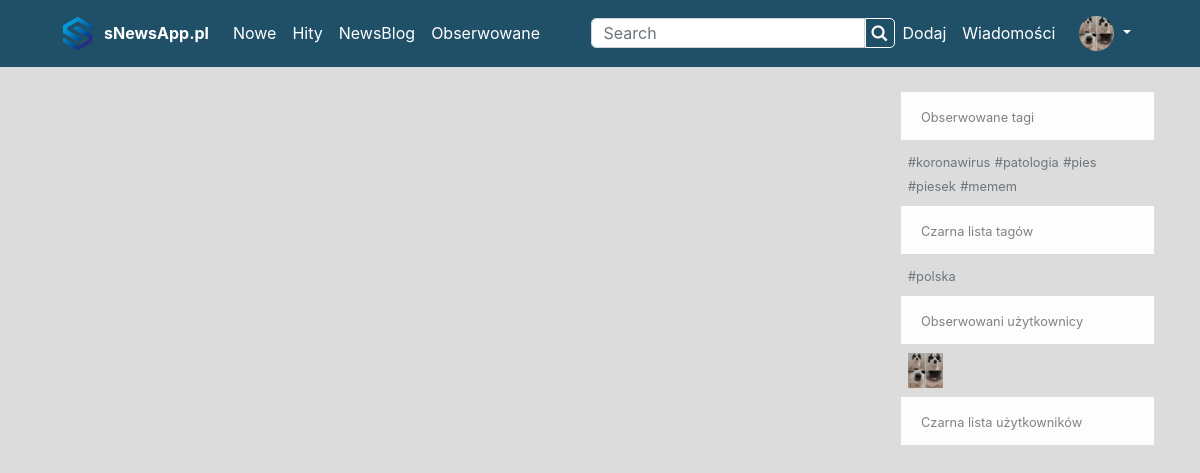
The page /obserwowane/ (signed in) on the database its author committed.
### user/models.py (models this page shows)
class User(AbstractUser):
    class Genders(models.IntegerChoices):
        WOMEN = 0, 'Kobieta'
        MEN = 1, 'Mężczyza'
        NONE = 2, 'Niwuadu'
    bio = models.TextField(max_length=500, blank=True)
    location = models.CharField(max_length=30, blank=True)
    birth_date = models.DateField(null=True, blank=True)
    avatar = models.ImageField(blank=True, max_length=None, default='user.png', upload_to=upload_location)
    background = models.ImageField(blank=True, null=True, max_length=None, upload_to=upload_location)
    gender = models.IntegerField(choices=Genders.choices, blank=True, null=True)
    facebook = models.CharField(max_length=500, blank=True)
    twitter = models.CharField(max_length=500, blank=True)
    ig = models.CharField(max_length=500, blank=True)
    public_email = models.EmailField(max_length=500, blank=True)
    user_page = models.CharField(max_length=500, blank=True)

### subscribe/models.py (models this page shows)
class Subscribe(models.Model):
    class Type(models.TextChoices):
        SUB = 'sub', 'Sub'
        BLOCK = 'block', 'Block'
    owner = models.ForeignKey(User, on_delete=models.CASCADE)
    type = models.CharField(max_length=5, choices=Type.choices)
    user = models.ForeignKey(User, on_delete=models.CASCADE, related_name='subscriptions', null=True, blank=True)
    tag = models.ForeignKey(Tag, on_delete=models.CASCADE, related_name='tag_subscriptions', null=True, blank=True)
    post = models.ForeignKey(Post, on_delete=models.CASCADE, related_name='favourite_posts', null=True, blank=True)
    micro_post = models.ForeignKey(MicroPost, on_delete=models.CASCADE, related_name='liked_micro_posts', null=True,
                                   blank=True)

### tag/models.py (models this page shows, shortened)
class Tag(models.Model):
    word = models.CharField(max_length=255)

### blog/views.py (the view)
# urls.py: path('obserwowane/',subscribed_content, name='subscribed_content'),
def subscribed_content(request):
    template = 'blog/subscribe_posts.html'
    sub_tags = Subscribe.objects.filter(owner=request.user, tag__isnull=False, type=Subscribe.Type.SUB)
    blocked_tags = Subscribe.objects.filter(owner=request.user, tag__isnull=False, type=Subscribe.Type.BLOCK)
    sub_users = Subscribe.objects.filter(owner=request.user, user__isnull=False, type=Subscribe.Type.SUB)
    blocked_users = Subscribe.objects.filter(owner=request.user, user__isnull=False, type=Subscribe.Type.BLOCK)
    fav_posts = Subscribe.objects.filter(owner=request.user, post__isnull=False, type=Subscribe.Type.SUB)
    context = {
        'sub_tags': sub_tags,
        'blocked_tags': blocked_tags,
        'sub_users': sub_users,
        'blocked_users': blocked_users,
        'fav_posts': fav_posts,
    }
    return render(request, template, context)

### templates/blog/subscribe_posts.html (shortened to what this page needs)
{% extends "blog/base.html" %}
{% block content %}
    <div class="row">
        <div class="col-12 col-lg-9 mt-2">
        </div>
        <div class="side-section col-3 mt-2">
            <div class="row mt-2">
                <div class="col-12">
                    <p class="list-group-item list-group-item-light m-0">
                        <small>Obserwowane tagi</small>
                    </p>
                    <div class="list-group">
                        <div class="text-muted p-2">
                            {% for sub_tag in sub_tags %}
                                <a href="{% url 'tag_stats' slug=sub_tag.tag.word %}"
                                   class="text-muted"><small>#{{ sub_tag.tag.word }}</small></a>
                            {% endfor %}
                        </div>
                    </div>
                </div>
                <div class="col-12">
                    <p class="list-group-item list-group-item-light m-0">
                        <small>Czarna lista tagów</small>
                    </p>
                    <div class="list-group">
                        <div class="text-muted p-2">
                            {% for sub_b_tag in blocked_tags %}
                                <a href="{% url 'tag_stats' slug=sub_b_tag.tag.word %}"
                                   class="text-muted"><small>#{{ sub_b_tag.tag.word }}</small></a>
                            {% endfor %}
                        </div>
                    </div>
                </div>
                <div class="col-12">
                    <p class="list-group-item list-group-item-light m-0">
                        <small>Obserwowani użytkownicy</small>
                    </p>
                    <div class="list-group">
                        <div class="text-muted p-2">
                            {% for sub_user in sub_users %}
                                 <a href="{% url 'profile' pk=sub_user.user.id %}"
                                       class="white-font"><img src="{{ sub_user.user.avatar.url }}" alt="avatar" class="header-account-img"></a>
                            {% endfor %}
                        </div>
                    </div>
                </div>
                <div class="col-12">
                    <p class="list-group-item list-group-item-light m-0">
                        <small>Czarna lista użytkowników</small>
                    </p>
                </div>
            </div>
        </div>
    </div>
{% endblock content %}

### templates/blog/header.html (shortened to what this page needs)
<div class="top-header">
    <div class="container-xl">
        <div class="row no-gutters">
            <div class="col">
                <nav class="navbar navbar-expand-lg navbar-light">
                {% load static %}
                    <img src='{% static "images/logo.png" %}' alt="Wypok.pl" class="navbar-logo mr-2">
                    <a class="navbar-brand font-weight-bold" href="{% url 'blog-home' %}">sNewsApp.pl</a>
                    <div class="collapse navbar-collapse" id="navbarSupportedContent">
                        <ul class="navbar-nav mr-auto">
                            <li class="nav-item active">
                                <a class="nav-link" href="{% url 'nowe' %}">Nowe <span class="sr-only">(current)</span></a>
                            </li>
                            <li class="nav-item">
                                <a class="nav-link" href="{% url 'hity' %}">Hity</a>
                            </li>
                            <li class="nav-item">
                                <a class="nav-link" href="{% url 'mikroblog' %}">NewsBlog</a>
                            </li>
                            {% if user.is_authenticated %}
                                <li class="nav-item">
                                    <a class="nav-link" href="{% url 'subscribed_content' %}">Obserwowane</a>
                                </li>
                            {% endif %}
                        </ul>
                        <form class="form-inline my-2 my-lg-0" action="{% url 'post-search' %}">
                            <input class="form-control search-input" id="searchbox" name="szukaj" type="text" value="{{ request.GET.szukaj }}" placeholder="Search" aria-label="Search">
                                <button class="btn  search-btn mr-2" type="submit">
                                    <i class="icon icon-search"></i>
                                </button>
                        </form>
                        <div class="nav-item ">
                            <a class="nav-link pl-0" href="{% url 'post-url-create' %}">Dodaj</a>
                        </div>
                        <div class="nav-item">
                            <a class="nav-link pl-0" href="#">Wiadomości</a>
                        </div>
                        <div class="navbar-nav nav-item dropdown">
                            {% if request.user.is_authenticated %}
                                <a class="nav-link dropdown-toggle" href="#" id="navbarDropdown" role="button"
                                   data-toggle="dropdown" aria-haspopup="true" aria-expanded="false">
                                    <img class="rounded-circle header-account-img" src="{{ request.user.avatar.url }}" alt="{{ request.user.username }}}">
                                </a>
                            {% endif %}
                        </div>
                    </div>
                </nav>
            </div>
        </div>
    </div>
</div>

### static/main.css (style rules this page uses)
body { background-color: gainsboro; }
p { margin-bottom: 0 !important; }
.white-font { color: white; }
.icon { cursor: pointer; }
.top-header { background-color: #205067; }
.top-header .nav-link, .navbar-brand { color: white !important; font-size: 16px; }
.navbar-logo { width: 35px; }
.header-account-img { width: 35px; }
.search-input { height: 30px; border-radius: 5px 0 0 5px; }
.search-btn { height: 30px; width: 30px; display: flex; justify-content: center; align-items: center; border: 1px solid white; border-radius: 0 5px 5px 0; color: white; }

### rows shown on the page
User: user.avatar (picture)
Subscribe: tag.word "koronawirus"
Subscribe: tag.word "patologia"
Subscribe: tag.word "pies"
Subscribe: tag.word "piesek"
Subscribe: tag.word "memem"
Subscribe: tag.word "polska"
Subscribe: user.avatar (picture)
